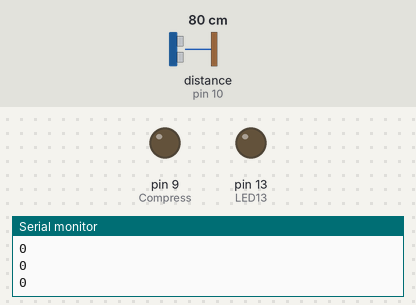
Recording of a sketch running on a simulated Arduino Uno, built with avr-gcc and run on an emulated ATmega328P. Parts: output pins drawn as LEDs (lit = HIGH), the last lines printed to the serial monitor. Wiring (inferred from the names in the program): ultrasonic range finder: trigger pin 11; echo pin 10. The test bench sets the inputs (shaded band); at power-on: distance to the obstacle (sensor on pin 10) 80 cm. The echo pulse lasts 58.3 µs per cm; pins used as bus, display or sensor lines are not drawn.

Above: at 1.2 s.
1.3 s: distance to the obstacle (sensor on pin 10) set to 2 cm
At 2.4 s:
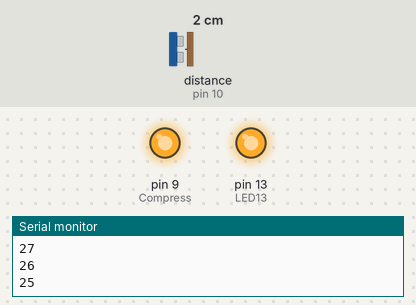
2.9 s: distance to the obstacle (sensor on pin 10) set to 60 cm
At 4.1 s:
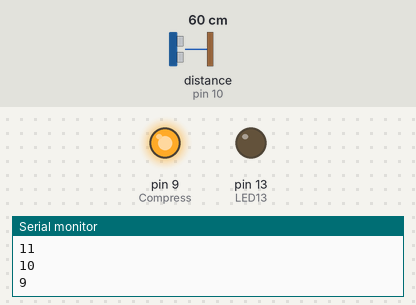
5.9 s: distance to the obstacle (sensor on pin 10) set to 4 cm
At 6.05 s:
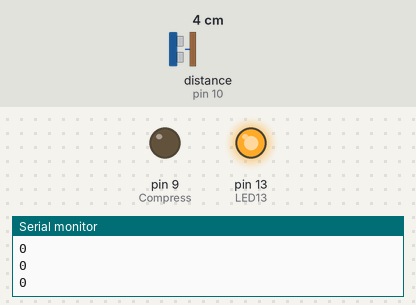
7.6 s: distance to the obstacle (sensor on pin 10) set to 120 cm
At 9.0 s:
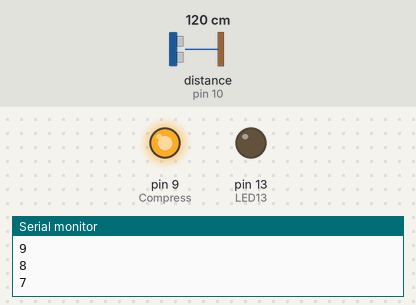
Timing chart, 0 to 11.2 s (numbered marks = the images above; inputs shaded):
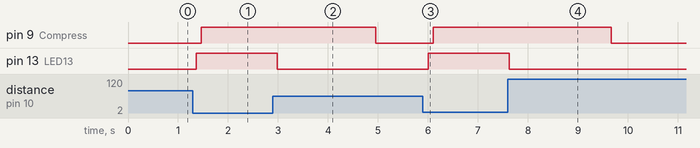

The sketch:

codigo_arte.ino
```cpp
int LED13 = 13;
int Trigger_izq = 11;
int Echo_der = 10;
boolean estado = false;
int Compress = 9;
int contador = 0;
int tiempo = 1;
int temporizador = 0;


int izquierdo = 0;
int izquierdo_cuenta = 0;
int izquierdo_anterior = 0;
int izquierdo_ahora = 0;

int izquierdo_duracion, izquierdo_distancia;


void setup() {
  pinMode(LED13, OUTPUT);
  pinMode(Trigger_izq, OUTPUT);
  pinMode(Echo_der, INPUT);
  pinMode(Compress, OUTPUT);
  Serial.begin(9600);
}

void loop() {
  digitalWrite (Trigger_izq, HIGH);
  delayMicroseconds (10);
  digitalWrite (Trigger_izq, LOW);
  izquierdo_duracion = pulseIn (Echo_der, HIGH);
  izquierdo_distancia = (izquierdo_duracion / 2) / 29.1;

  if (izquierdo_distancia < 40) { // Se esta a menos de 20 activa izquierdo.
    izquierdo = HIGH;
    digitalWrite (LED13, HIGH);

    if (estado == false) {
      estado = true;
      contador++;
      temporizador += 35;
    }
  }
  else {
    estado = false;
    izquierdo = LOW;
    digitalWrite (LED13, LOW);
    //digitalWrite (Compress, LOW);
  }

  //izquierdo = digitalRead(LED13);

  if (izquierdo ==  HIGH) { // Comprueba activado izquierdo.
    izquierdo_ahora = 1;
  }
  else {
    izquierdo_ahora = 0;
  }


  if (izquierdo_ahora != izquierdo_anterior) {
    if (izquierdo_ahora == 1) {
      izquierdo_cuenta = izquierdo_cuenta + 1;

    }
  }
  izquierdo_anterior = izquierdo_ahora;

  delay(100);
  if (temporizador > 0) {
    temporizador--;
  }

  if (temporizador <= 0 ) {
    digitalWrite (Compress, LOW);
  } else {
    digitalWrite (Compress, HIGH);
  }

  Serial.println(temporizador);


}
```

Measured:
- after the input at 1.3 s, pin 9 (Compress): LOW → HIGH after 0.17 s; pin 13 (LED13): LOW → HIGH after 0.07 s
- after the input at 2.9 s, pin 13 (LED13): HIGH → LOW after 0.09 s
- after the input at 5.9 s, pin 9 (Compress): LOW → HIGH after 0.20 s; pin 13 (LED13): LOW → HIGH after 0.10 s
- after the input at 7.6 s, pin 13 (LED13): HIGH → LOW at once
